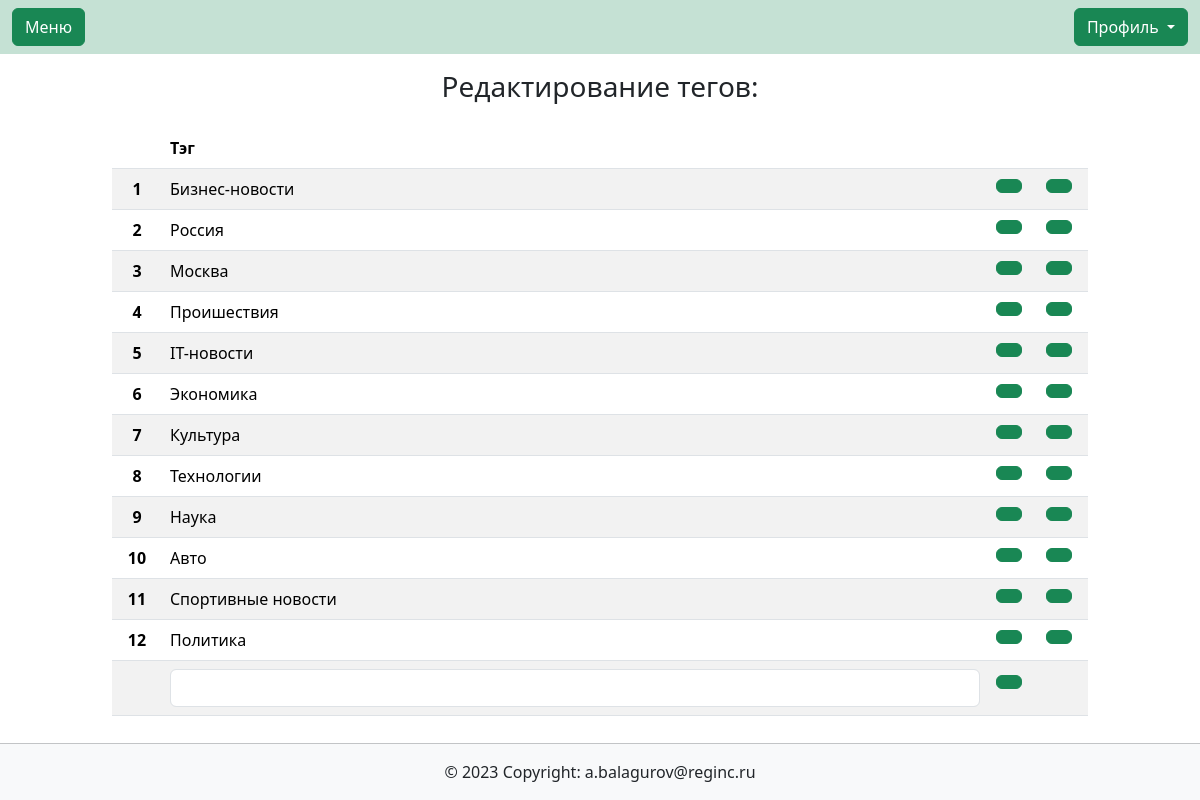
/contentmanagment/tags/, run on the app's committed database.
### main/models.py (models this page shows, shortened)
class TagsModel(models.Model):
    description = models.CharField(max_length=100, blank=True)
    class Meta:
        verbose_name_plural = 'Тэги новостей'
    def get_absolute_url(self):
        return reverse('contentmanagment:tags', kwargs={'id': self.id})

### contentmanagment/views.py (the view, shortened to what this page needs)
# urls.py: path('tags/', views.tags, name='tags'),
def tags(request, id=None):
    tags_news = TagsModel.objects.all()
    if id is not None:
        instance = TagsModel.objects.get(pk=id)
        form = TagsForm(instance=instance)
    else:
        form = TagsForm()
    context = {
        'tags': tags_news,
        'form': form,
        'id': id,
    }
    return render(request, 'contentmanagment/tags.html', context)

### contentmanagment/forms.py
class TagsForm(forms.ModelForm):
    class Meta:
        model = TagsModel
        fields = ['description']
        widgets = {
            'description': forms.TextInput(attrs={'class': 'form-control'}),
        }

### contentmanagment/templates/contentmanagment/tags.html (shortened to what this page needs)
{% extends  'base.html' %}
{% load bootstrap_icons %}
{% block content %}
    <h3 class="text-center py-3">Редактирование тегов:</h3>
    <div class="container col-12 col-md-10">
    <table class="table table-striped">
        <thead>
          <tr>
            <th scope="col"></th>
            <th scope="col">Тэг</th>
            <th scope="col"></th>
            <th scope="col"></th>
          </tr>
        </thead>
        <tbody>
        {% for tag in tags %}
            <tr class="my-auto align-items-center">
                <th scope="row" class="my-auto py-auto text-center" style="width: 50px;">{{ forloop.counter }}</th>
                <td class="my-auto py-auto align-items-center">{{ tag.description }}</td>
                <td class="my-1 py-1" style="width: 50px;"><a class="btn btn-success" href="{{ tag.get_absolute_url }}">{% bs_icon 'pencil-fill' size='1.3em' %}</a></td>
                <td class="my-1 py-1" style="width: 50px;"><a class="btn btn-success" href="{% url 'contentmanagment:removetag' tag.id %}">{% bs_icon 'trash3-fill' size='1.3em' %}</a></td>
            </tr>
        {% endfor %}
            <form method="post">
                <tr class="my-auto align-items-center">
                    <th scope="row" class="my-auto text-center" style="width: 50px;"></th>
                    <td class="my-auto py-auto align-items-center">{{ form.description }}</td>
                    <td class="my-auto" style="width: 50px;"><button type="submit" class="btn btn-success"> </button></td>
                    <td></td>
                </tr>
            </form>
        </tbody>
    </table>
</div>
{% endblock content %}

### main/static/main/css/style.css (style rules this page uses)
body { min-height: 100vh; position: relative; margin: 0; padding-bottom: 55px; box-sizing: border-box; }

### data on the page
TagsModel: description "Бизнес-новости"
TagsModel: description "Россия"
TagsModel: description "Москва"
TagsModel: description "Проишествия"
TagsModel: description "IT-новости"
TagsModel: description "Экономика"
TagsModel: description "Культура"
TagsModel: description "Технологии"
TagsModel: description "Наука"
TagsModel: description "Авто"
TagsModel: description "Спортивные новости"
TagsModel: description "Политика"
